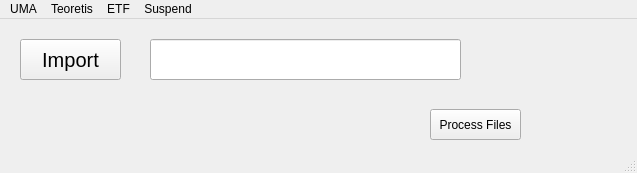
<?xml version="1.0" encoding="UTF-8"?>
<ui version="4.0">
 <class>MainWindow</class>
 <widget class="QMainWindow" name="MainWindow">
  <property name="geometry">
   <rect>
    <x>0</x>
    <y>0</y>
    <width>637</width>
    <height>173</height>
   </rect>
  </property>
  <property name="windowTitle">
   <string>MainWindow</string>
  </property>
  <widget class="QWidget" name="centralwidget">
   <widget class="QPushButton" name="pushButton">
    <property name="geometry">
     <rect>
      <x>430</x>
      <y>90</y>
      <width>91</width>
      <height>31</height>
     </rect>
    </property>
    <property name="text">
     <string>Process Files</string>
    </property>
   </widget>
   <widget class="QPushButton" name="btn_import">
    <property name="geometry">
     <rect>
      <x>20</x>
      <y>20</y>
      <width>101</width>
      <height>41</height>
     </rect>
    </property>
    <property name="font">
     <font>
      <family>Arial</family>
      <pointsize>15</pointsize>
      <weight>50</weight>
      <bold>false</bold>
     </font>
    </property>
    <property name="text">
     <string>Import</string>
    </property>
   </widget>
   <widget class="QLineEdit" name="txt_path">
    <property name="geometry">
     <rect>
      <x>150</x>
      <y>20</y>
      <width>311</width>
      <height>41</height>
     </rect>
    </property>
   </widget>
  </widget>
  <widget class="QMenuBar" name="menubar">
   <property name="geometry">
    <rect>
     <x>0</x>
     <y>0</y>
     <width>637</width>
     <height>21</height>
    </rect>
   </property>
   <widget class="QMenu" name="menuUMA">
    <property name="title">
     <string>UMA</string>
    </property>
    <addaction name="actionInsert"/>
    <addaction name="actionEdit"/>
    <addaction name="actionDownloader"/>
    <addaction name="actionBatch_Insert"/>
    <addaction name="actionEXPORT"/>
   </widget>
   <widget class="QMenu" name="menuTeoretis">
    <property name="title">
     <string>Teoretis</string>
    </property>
    <addaction name="actionDownloader_Teoretis"/>
    <addaction name="actionEXPORT_Teoretis"/>
   </widget>
   <widget class="QMenu" name="menuETF">
    <property name="title">
     <string>ETF</string>
    </property>
    <addaction name="actionInsert_2"/>
    <addaction name="actionEdit_2"/>
    <addaction name="actionBatch_Insert_2"/>
    <addaction name="actionExport"/>
   </widget>
   <widget class="QMenu" name="menuSuspend">
    <property name="title">
     <string>Suspend</string>
    </property>
    <addaction name="actionInsert_3"/>
    <addaction name="actionEdit_3"/>
    <addaction name="actionDownloader_3"/>
    <addaction name="actionBatch_Insert_3"/>
    <addaction name="actionExport_3"/>
   </widget>
   <addaction name="menuUMA"/>
   <addaction name="menuTeoretis"/>
   <addaction name="menuETF"/>
   <addaction name="menuSuspend"/>
  </widget>
  <widget class="QStatusBar" name="statusbar"/>
  <action name="actionUMA">
   <property name="text">
    <string>UMA</string>
   </property>
  </action>
  <action name="actionSUSPEND">
   <property name="text">
    <string>SUSPEND</string>
   </property>
  </action>
  <action name="actionUNSUSPEND">
   <property name="text">
    <string>UNSUSPEND</string>
   </property>
  </action>
  <action name="actionInsert">
   <property name="text">
    <string>Insert</string>
   </property>
  </action>
  <action name="actionEdit">
   <property name="text">
    <string>Edit</string>
   </property>
  </action>
  <action name="actionDownloader">
   <property name="text">
    <string>Downloader</string>
   </property>
  </action>
  <action name="actionBatch_Insert">
   <property name="text">
    <string>Batch Insert</string>
   </property>
  </action>
  <action name="actionEXPORT">
   <property name="text">
    <string>EXPORT</string>
   </property>
  </action>
  <action name="actionDownloader_Teoretis">
   <property name="text">
    <string>Downloader</string>
   </property>
  </action>
  <action name="actionEXPORT_Teoretis">
   <property name="text">
    <string>EXPORT</string>
   </property>
  </action>
  <action name="actionInsert_2">
   <property name="text">
    <string>Insert</string>
   </property>
  </action>
  <action name="actionEdit_2">
   <property name="text">
    <string>Edit</string>
   </property>
  </action>
  <action name="actionBatch_Insert_2">
   <property name="text">
    <string>Batch Insert</string>
   </property>
  </action>
  <action name="actionExport">
   <property name="text">
    <string>Export</string>
   </property>
  </action>
  <action name="actionInsert_3">
   <property name="text">
    <string>Insert</string>
   </property>
  </action>
  <action name="actionEdit_3">
   <property name="text">
    <string>Edit</string>
   </property>
  </action>
  <action name="actionDownloader_3">
   <property name="text">
    <string>Downloader</string>
   </property>
  </action>
  <action name="actionBatch_Insert_3">
   <property name="text">
    <string>Batch Insert</string>
   </property>
  </action>
  <action name="actionExport_3">
   <property name="text">
    <string>Export</string>
   </property>
  </action>
 </widget>
 <resources/>
 <connections/>
</ui>
